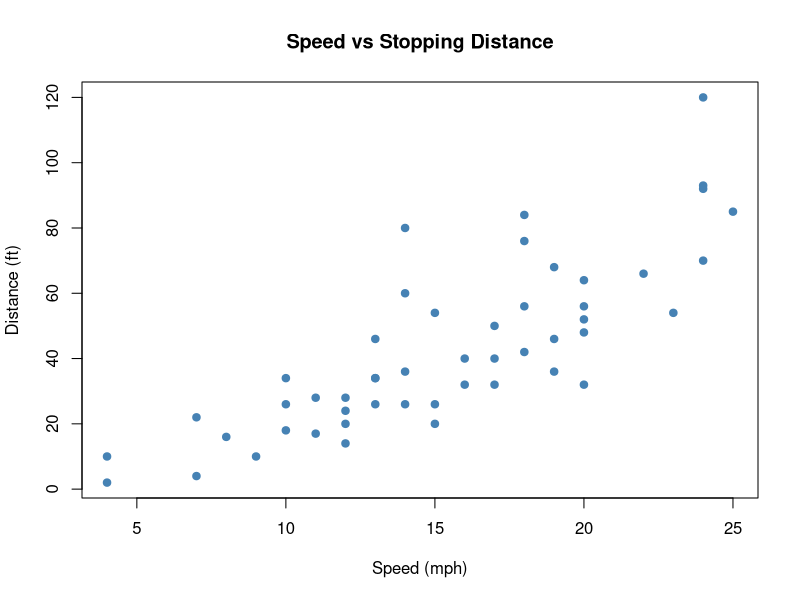

Recreate this plot in R.
## ---- chunk 1
plot(cars$speed, cars$dist,
     main = "Speed vs Stopping Distance",
     xlab = "Speed (mph)",
     ylab = "Distance (ft)",
     pch = 19, col = "steelblue")
